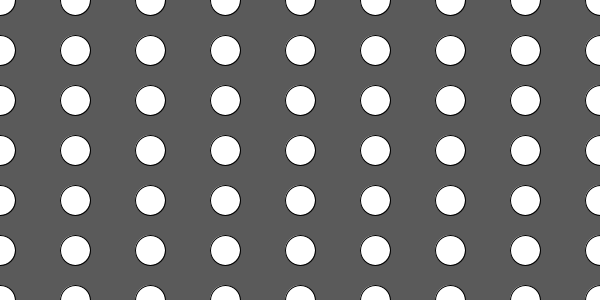
Frame 1 (no input)
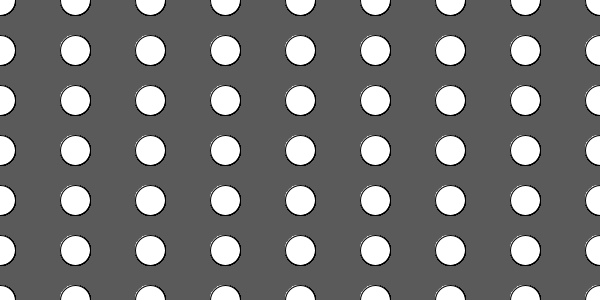
Frame 60 (the mouse pressed at the canvas centre just before this capture)
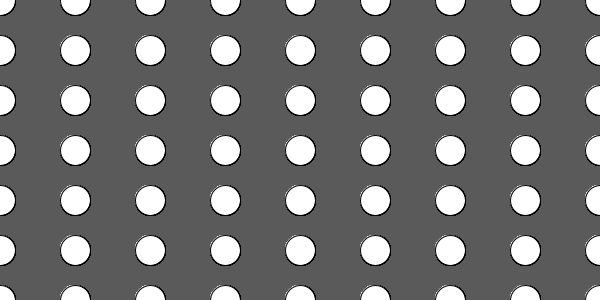
Frame 120 (the mouse held since frame 60 and released just before this capture)

The Processing sketch that drew these frames (run headless with seeded random() and noise(); from frame 60 on, the mouse is pressed at the canvas centre):

// Processing sketch: s05t01Benja
// ── s05t01Benja.pde
//Expresión Digital - Diseño Digital - UDD -2016
//Benjamin Gutierrez
//s05t01Benja

/*inicio con un set up para describir el tamaño del canvas,
y setear un color para el fondo.
pasando al void draw, creo elipses en funcion de la altura y anchura del canvas,
dividiendo el ancho por 8 creando 9 columnas de elipses que hacia abajo,
divido por 6 para llegar hasta 7 filas y el tamanño es en funcion de
del alto partido en 10, para cuando sea mas ancho que alto, de lo contrario
uso ancho partido en 10*/


void setup(){
 size(600,300);
 background(90);
}

void draw(){
  for(int i = 0; i <= width; i += width/8){
    for(int j = 0; j <= height; j += height/6){
      if(height < width){
   ellipse( i, j, height/10, height/10);
    }else{
      ellipse(i , j, width/10, width/10);
      }
    }
  }
}
